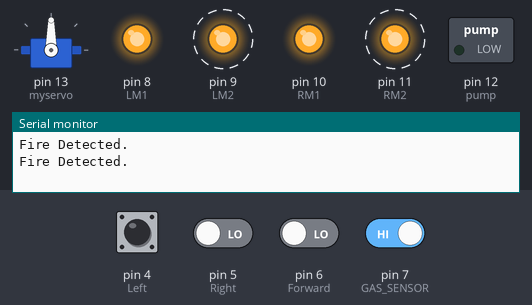
Simulated run of this sketch. Board: Arduino Uno, built with avr-gcc and run on an emulated ATmega328P. On the bench: servo, switched loads named in the sketch (green lamp = pin HIGH), output pins drawn as LEDs (lit = HIGH), the last lines printed to the serial monitor. Dashed ring = blinking. Inputs (shaded band) come from the test bench; at power-on: pin 7 (GAS_SENSOR) HIGH, pin 4 (Left), pin 5 (Right), pin 6 (Forward) LOW.

Above: at 5.0 s.
5.1 s: pin 6 (Forward) driven HIGH
At 7.4 s:
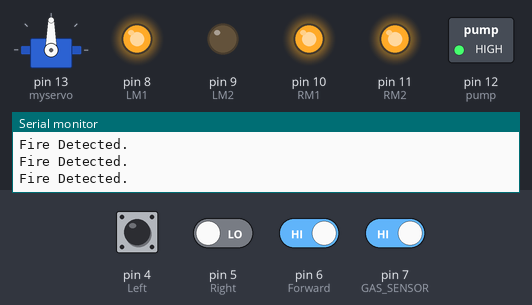
8.6 s: pin 4 (Left) pulled HIGH for 2.5 s
At 9.3 s:
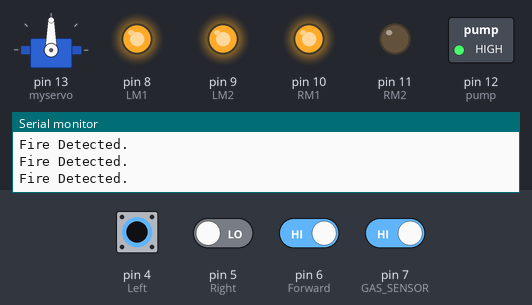
15.5 s: pin 6 (Forward) driven LOW
At 16.64 s:
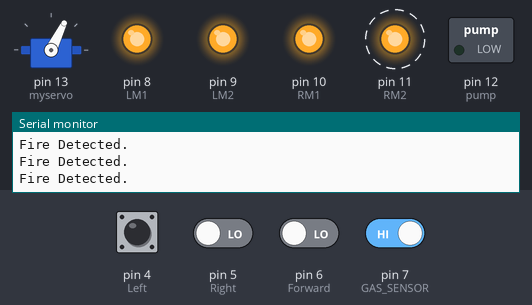
19.0 s: pin 4 (Left) driven HIGH and pin 5 (Right) driven HIGH and pin 6 (Forward) driven HIGH and pin 7 (GAS_SENSOR) driven HIGH
At 21.1 s:
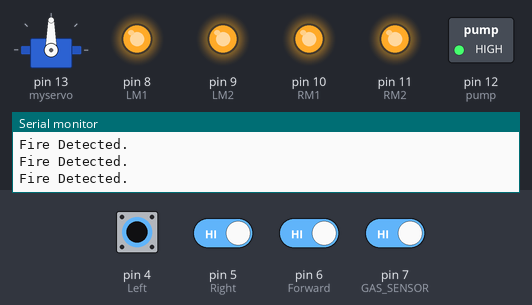
21.9 s: pin 4 (Left) driven LOW
At 23.2 s:
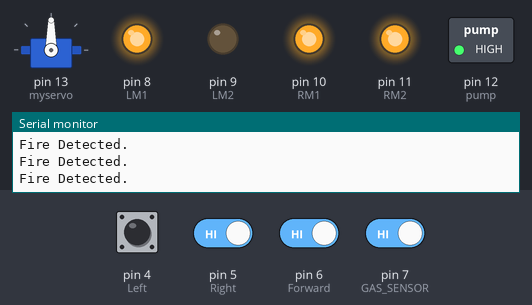
Timing chart, 0 to 24.9 s (numbered marks = the images above; inputs shaded):
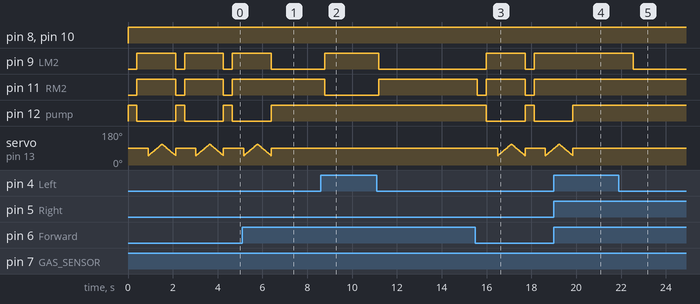

Measured:
- after the input at 5.1 s, pin 9 (LM2): goes on until 6.4 s, then stays LOW; pin 11 (RM2): stays HIGH (without the input it goes to LOW after 1.3 s); pin 12 (pump): goes on until 6.4 s, then stays HIGH; servo on pin 13 (myservo): goes on until 6.4 s, then stays 90°
- after the input at 8.6 s, pin 9 (LM2): LOW → HIGH after 0.19 s, → LOW 2.4 s later; pin 11 (RM2): HIGH → LOW after 0.19 s, → HIGH 2.4 s later
- after the input at 15.5 s, pin 9 (LM2): LOW → HIGH after 0.49 s, → LOW 1.7 s later, → HIGH 0.40 s later; pin 11 (RM2): alternates HIGH for 1.7 s and LOW for 0.40 s, starting after 0.09 s; pin 12 (pump): HIGH → LOW after 0.49 s, → HIGH 1.7 s later, → LOW 0.40 s later
- after the input at 19.0 s, pin 9 (LM2), pin 11 (RM2): stays HIGH (without the input it goes to LOW after 0.85 s); pin 12 (pump): goes on until 19.9 s, then stays HIGH; servo on pin 13 (myservo): goes on until 19.9 s, then stays 90°
- after the input at 21.9 s, pin 9 (LM2): HIGH → LOW after 0.65 s
- by itself, pin 9 (LM2), pin 11 (RM2): alternates HIGH for 1.7 s and LOW for 0.40 s
- by itself, pin 12 (pump): alternates HIGH for 0.40 s and LOW for 1.7 s

The sketch:

fire_robot.ino
```cpp
#include <Servo.h>            //include servo.h library
Servo myservo;
int pos = 0;
boolean fire = false;
#define Left 4          // left sensor
#define Right 5         // right sensor
#define Forward 6       //front sensor
#define GAS_SENSOR 7    //Gas sensor
#define LM1 8           // left motor
#define LM2 9           // left motor
#define RM1 10          // right motor
#define RM2 11          // right motor
#define pump 12         //water pumb
void setup()
{
  Serial.begin(9600);
  pinMode(Left, INPUT);
  pinMode(Right, INPUT);
  pinMode(Forward, INPUT);
  pinMode(GAS_SENSOR, INPUT);
  pinMode(LM1, OUTPUT);
  pinMode(LM2, OUTPUT);
  pinMode(RM1, OUTPUT);
  pinMode(RM2, OUTPUT);
  pinMode(pump, OUTPUT);
  digitalWrite(12,HIGH);
  myservo.attach(13);
  myservo.write(90);

}
void put_off_fire()
{
    digitalWrite(LM1, HIGH);
    digitalWrite(LM2, HIGH);
    digitalWrite(RM1, HIGH);
    digitalWrite(RM2, HIGH);
    digitalWrite(pump,LOW);
    delay(500);
    for (pos = 50; pos <= 110; pos += 1)
    {
    myservo.write(pos);
    delay(10);
    }
    for (pos = 110; pos >= 50; pos -= 1)
    {
    myservo.write(pos);
    delay(10);
    }
    digitalWrite(pump,HIGH);
    myservo.write(90);
    fire=false;
}

void loop()
{
  myservo.write(90);

    if (digitalRead(Left) ==1 && digitalRead(Right)==1 && digitalRead(Forward) ==1)
    {
    delay(500);
    digitalWrite(LM1, HIGH);
    digitalWrite(LM2, HIGH);
    digitalWrite(RM1, HIGH);
    digitalWrite(RM2, HIGH);
    }
    else if(digitalRead(Forward) ==0)
    {
    digitalWrite(LM1, HIGH);
    digitalWrite(LM2, LOW);
    digitalWrite(RM1, HIGH);
    digitalWrite(RM2, LOW);
    fire = true;
    }
    else if (digitalRead(Left) ==0)
    {
    digitalWrite(LM1, HIGH);
    digitalWrite(LM2, LOW);
    digitalWrite(RM1, HIGH);
    digitalWrite(RM2, HIGH);
    }
    else if (digitalRead(Right) ==0)
    {
    digitalWrite(LM1, HIGH);
    digitalWrite(LM2, HIGH);
    digitalWrite(RM1, HIGH);
    digitalWrite(RM2, LOW);
    }
    delay(400);//change this value to change the distance

     if(digitalRead(GAS_SENSOR)== 0)
    {
     Serial.println("Gas is Detected.");
    }
     while (fire == true)
     {
      put_off_fire();
      Serial.println("Fire Detected.");
     }
}
```
